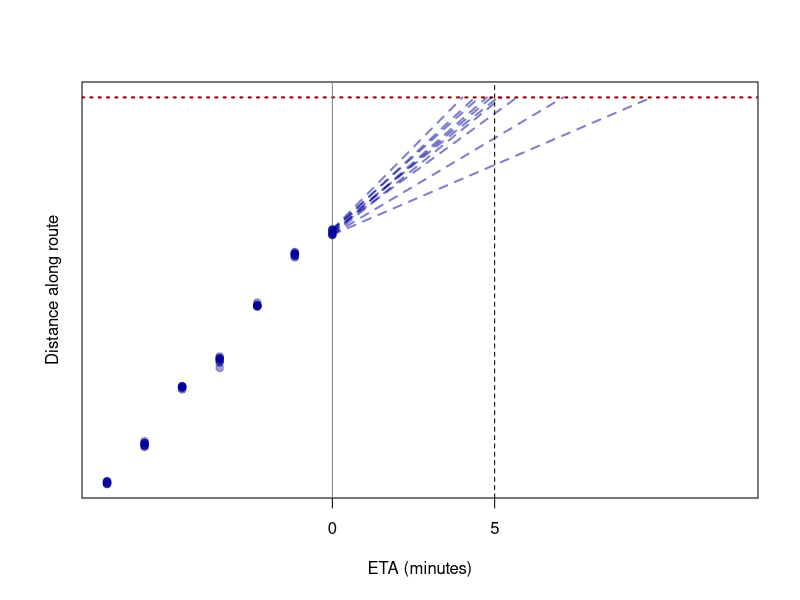
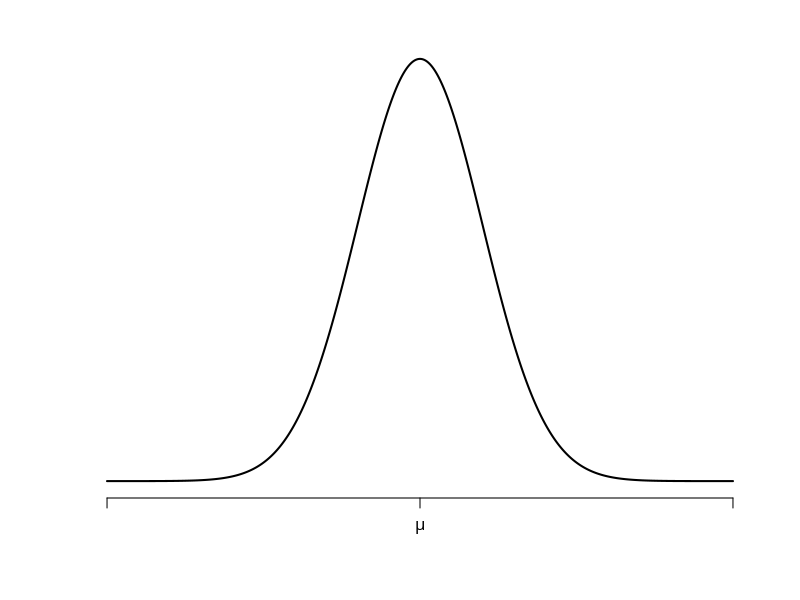
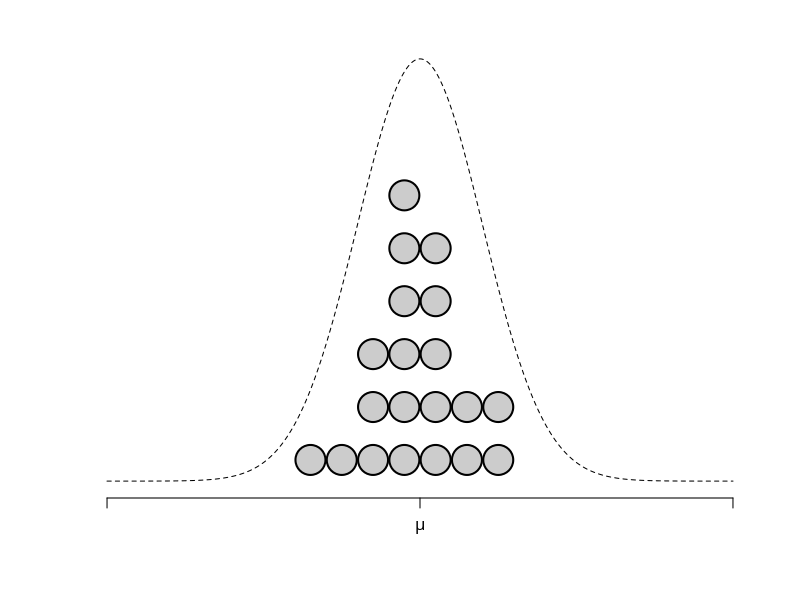
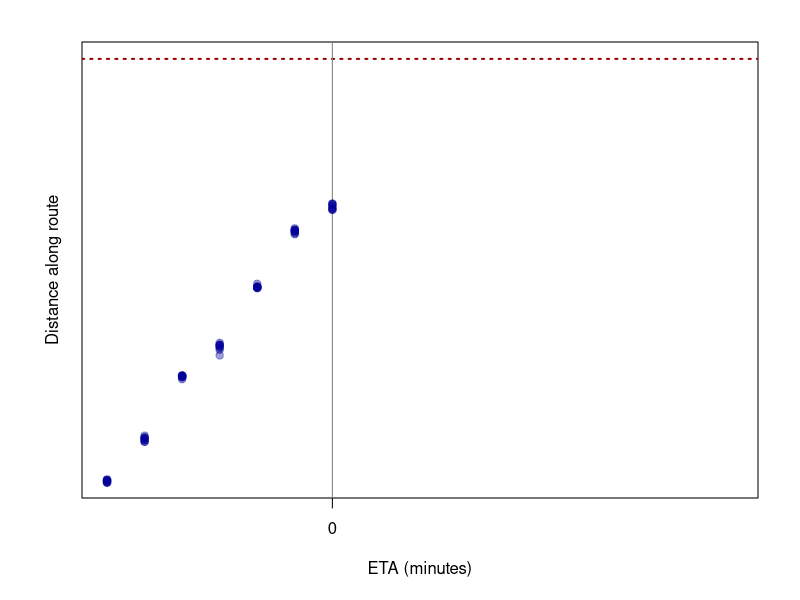
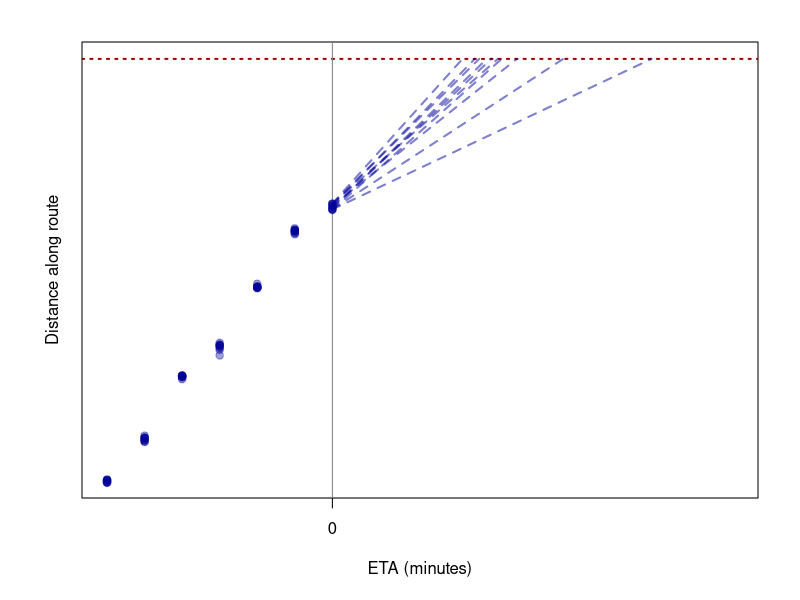
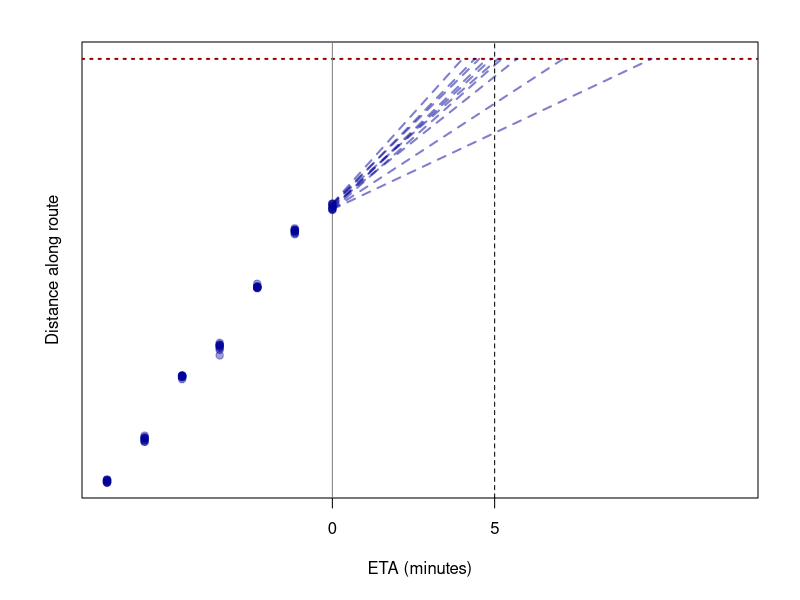
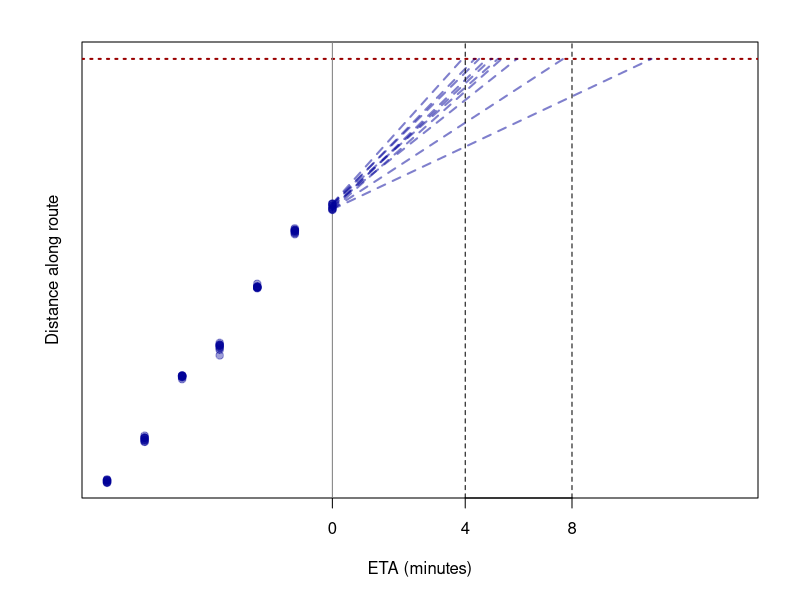

Here is the R script that generated these plots, in order:
## normal dist
png("normal_dist.png", width = 600, height = 300, bg = "transparent")
par(mar = c(5.1, 4.1, 2.1, 2.1))
curve(dnorm(x), from = -5, to = 5, n = 1001,
      xaxt = "n", yaxt = "n", bty = "n",
      xlab = "", ylab = "", lwd = 2)
axis(1, at = c(-5, 0, 5), labels = c(NA, expression(mu), NA))
dev.off()


png("particle_dist.png", width = 600, height = 300, bg = "transparent")
par(mar = c(5.1, 4.1, 2.1, 2.1))
set.seed(200)  ## 200
x <- rnorm(20)
curve(dnorm(x), from = -5, to = 5, n = 1001,
      xaxt = "n", yaxt = "n", bty = "n",
      xlab = "", ylab = "", lwd = 1, lty = 2)
hx <- hist(x, plot = FALSE)
xx <- rep(hx$mids, hx$counts)
yy <- do.call(c, sapply(hx$counts, function(n) 1:n * 0.05))
points(xx, yy - 0.03, cex = 4, pch = 21, bg = "#cccccc", lwd = 2)
axis(1, at = c(-5, 0, 5), labels = c(NA, expression(mu), NA))
dev.off()



## arrival time prediction
set.seed(24)
t <- 0:6 * 30
d <- c(0, 100, 250, 320, 460, 590, 650)
s <- 1000
t0 <- 5 * 60
D <- matrix(rep(d, each = 10), nrow = 10)
for (i in 1:length(t))
    D[, i] <- d[i] + rnorm(10, sd = 5)
v <- (D[, 7] - D[, 6]) / 30
Vnew <- rnorm(10, v + 1, 1)
Ta <- t[7] + (s - D[, 7]) / Vnew



plot(t, d, xlim = c(0, 500), ylim = c(0, s), type = "n", xaxt = "n", yaxt = "n",
     xlab = "ETA (minutes)", ylab = "")
title(ylab = "Distance along route", line = 1)
axis(1, at = c(t[7]), labels = c(0))
abline(h = s, lty = 3, col = "#990000", lwd = 2)
abline(v = t[7], col = "gray50")
for (i in 1:length(t)) {
    points(rep(t[i], 10), D[, i], pch = 19, col = "#00009960")
}
for (i in 1:10) {
    lines(c(t[7], Ta[i]), c(D[i, length(t)], s), col = "#00009980", lty = 2, lwd = 2)
}
abline(v = median(Ta), lty = 2)
axis(1, at = median(Ta), labels = 5)



png("arrival/particle_arrival1.png", width = 600, height = 300, bg = "transparent")
par(mar = c(5.1, 4.1, 2.1, 2.1))
plot(t, d, xlim = c(0, 500), ylim = c(0, s), type = "n", xaxt = "n", yaxt = "n",
     xlab = "ETA (minutes)", ylab = "")
title(ylab = "Distance along route", line = 1)
axis(1, at = c(t[7]), labels = c(0))
abline(h = s, lty = 3, col = "#990000", lwd = 2)
abline(v = t[7], col = "gray50")
for (i in 1:length(t)) {
    points(rep(t[i], 10), D[, i], pch = 19, col = "#00009960")
}
dev.off()

png("arrival/particle_arrival2.png", width = 600, height = 300, bg = "transparent")
par(mar = c(5.1, 4.1, 2.1, 2.1))
plot(t, d, xlim = c(0, 500), ylim = c(0, s), type = "n", xaxt = "n", yaxt = "n",
     xlab = "ETA (minutes)", ylab = "")
title(ylab = "Distance along route", line = 1)
axis(1, at = c(t[7]), labels = c(0))
abline(h = s, lty = 3, col = "#990000", lwd = 2)
abline(v = t[7], col = "gray50")
for (i in 1:length(t)) {
    points(rep(t[i], 10), D[, i], pch = 19, col = "#00009960")
}
for (i in 1:10) {
    lines(c(t[7], Ta[i]), c(D[i, length(t)], s), col = "#00009980", lty = 2, lwd = 2)
}
dev.off()

png("arrival/particle_arrival3.png", width = 600, height = 300, bg = "transparent")
par(mar = c(5.1, 4.1, 2.1, 2.1))
plot(t, d, xlim = c(0, 500), ylim = c(0, s), type = "n", xaxt = "n", yaxt = "n",
     xlab = "ETA (minutes)", ylab = "")
title(ylab = "Distance along route", line = 1)
axis(1, at = c(t[7]), labels = c(0))
abline(h = s, lty = 3, col = "#990000", lwd = 2)
abline(v = t[7], col = "gray50")
for (i in 1:length(t)) {
    points(rep(t[i], 10), D[, i], pch = 19, col = "#00009960")
}
for (i in 1:10) {
    lines(c(t[7], Ta[i]), c(D[i, length(t)], s), col = "#00009980", lty = 2, lwd = 2)
}
abline(v = median(Ta), lty = 2)
axis(1, at = median(Ta), labels = 5)
dev.off()

png("arrival/particle_arrival4.png", width = 600, height = 300, bg = "transparent")
par(mar = c(5.1, 4.1, 2.1, 2.1))
plot(t, d, xlim = c(0, 500), ylim = c(0, s), type = "n", xaxt = "n", yaxt = "n",
     xlab = "ETA (minutes)", ylab = "")
title(ylab = "Distance along route", line = 1)
axis(1, at = c(t[7]), labels = c(0))
abline(h = s, lty = 3, col = "#990000", lwd = 2)
abline(v = t[7], col = "gray50")
for (i in 1:length(t)) {
    points(rep(t[i], 10), D[, i], pch = 19, col = "#00009960")
}
for (i in 1:10) {
    lines(c(t[7], Ta[i]), c(D[i, length(t)], s), col = "#00009980", lty = 2, lwd = 2)
}
abline(v = qq <- quantile(Ta, c(0.025, 0.9)), lty = 2)
axis(1, at = qq, labels = c(4, 8))
dev.off()

